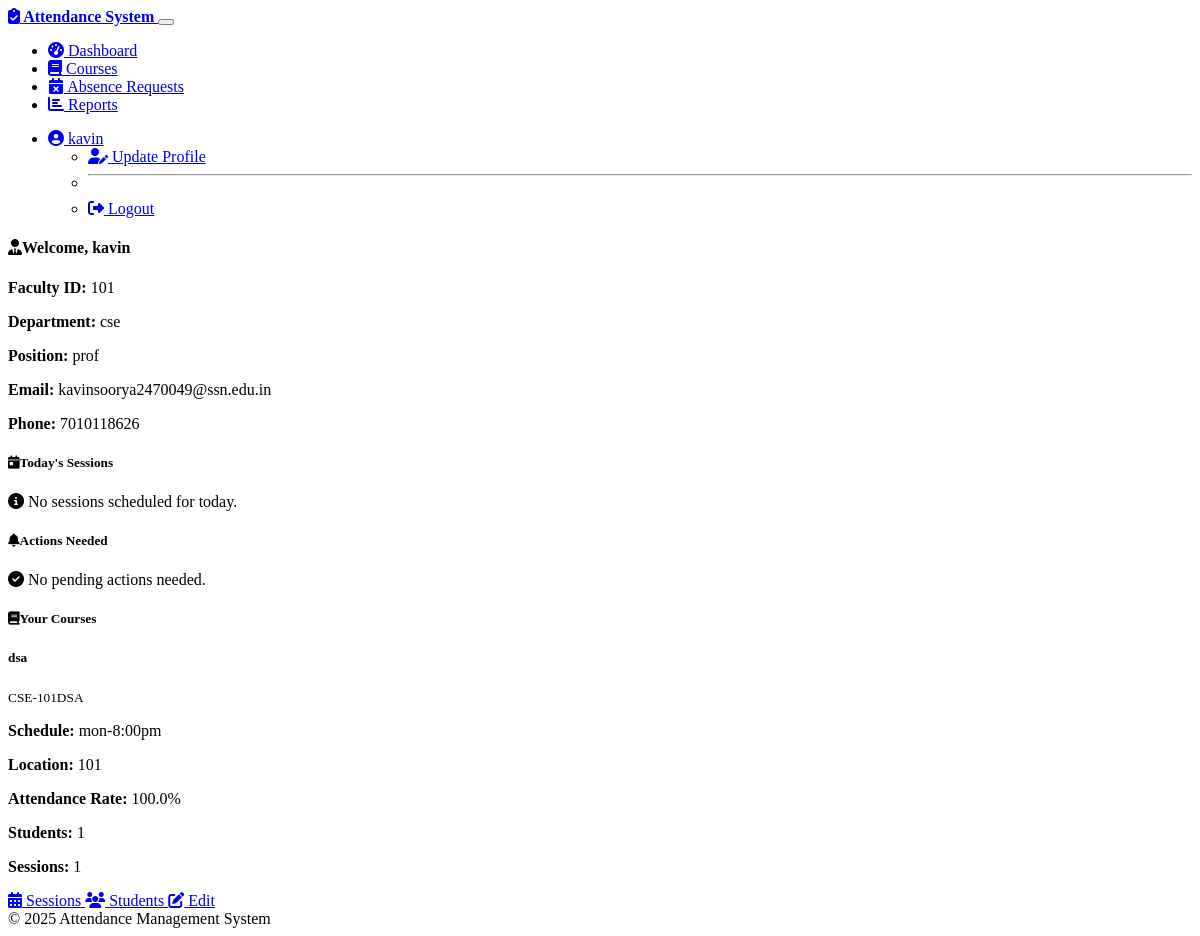
The page /faculty/dashboard (signed in) on the database its author committed.
### models.py (models this page shows, shortened)
class User(UserMixin, db.Model):
    id = db.Column(db.Integer, primary_key=True)
    username = db.Column(db.String(64), unique=True, nullable=False)
    email = db.Column(db.String(120), unique=True, nullable=False)
    password_hash = db.Column(db.String(256), nullable=False)
    user_type = db.Column(db.String(10), nullable=False)  # 'student' or 'faculty'
    student = db.relationship('Student', backref='user', uselist=False, cascade="all, delete-orphan")
    faculty = db.relationship('Faculty', backref='user', uselist=False, cascade="all, delete-orphan")

class Faculty(db.Model):
    id = db.Column(db.Integer, primary_key=True)
    user_id = db.Column(db.Integer, db.ForeignKey('user.id'), nullable=False)
    faculty_id = db.Column(db.String(20), unique=True, nullable=False)
    full_name = db.Column(db.String(100), nullable=False)
    department = db.Column(db.String(100), nullable=False)
    position = db.Column(db.String(100), nullable=False)
    phone = db.Column(db.String(15), nullable=True)
    courses = db.relationship('Course', backref='instructor', lazy=True, cascade="all, delete-orphan")

class Course(db.Model):
    id = db.Column(db.Integer, primary_key=True)
    course_code = db.Column(db.String(20), unique=True, nullable=False)
    title = db.Column(db.String(100), nullable=False)
    faculty_id = db.Column(db.Integer, db.ForeignKey('faculty.id'), nullable=False)
    schedule = db.Column(db.String(200), nullable=False)
    location = db.Column(db.String(100), nullable=False)
    description = db.Column(db.Text, nullable=True)
    min_attendance_percent = db.Column(db.Float, default=75.0, nullable=False)
    enrollments = db.relationship('CourseEnrollment', backref='course', lazy=True, cascade="all, delete-orphan")
    sessions = db.relationship('CourseSession', backref='course', lazy=True, cascade="all, delete-orphan")

### routes.py (the view)
    @app.route('/faculty/dashboard')
    @login_required
    def faculty_dashboard():
        if current_user.user_type != 'faculty':
            flash('Access denied', 'danger')
            return redirect(url_for('index'))
        faculty = Faculty.query.filter_by(user_id=current_user.id).first()
        if not faculty:
            return redirect(url_for('create_faculty_profile'))
        courses = Course.query.filter_by(faculty_id=faculty.id).all()
        today = date.today()
        today_sessions = CourseSession.query.join(Course).filter(
            Course.faculty_id == faculty.id,
            CourseSession.session_date == today
        ).order_by(CourseSession.start_time).all()
        pending_requests = AbsenceRequest.query.join(Course).filter(
            Course.faculty_id == faculty.id,
            AbsenceRequest.status == 'pending'
        ).count()
        course_stats = {}
        for course in courses:
            stats = get_attendance_stats(course.id)
            course_stats[course.id] = stats
        no_actions_needed = pending_requests == 0 and not any(course_stats[course.id]['below_threshold'] > 0 for course in courses)
        return render_template('faculty/dashboard.html',
                            faculty=faculty,
                            courses=courses,
                            today_sessions=today_sessions,
                            pending_requests=pending_requests,
                            course_stats=course_stats,
                            no_actions_needed=no_actions_needed)

### app.py (called while the page is built)
    @login_manager.user_loader
    def load_user(user_id):
        return User.query.get(int(user_id))

### templates/faculty/dashboard.html (shortened to what this page needs)
{% extends "base.html" %}
{% block content %}
<div class="row mb-4">
    <div class="col-md-12">
        <div class="card">
            <div class="card-header bg-primary text-white">
                <h4 class="mb-0"><i class="fas fa-user-tie me-2"></i>Welcome, {{ faculty.full_name }}</h4>
            </div>
            <div class="card-body">
                <div class="row">
                    <div class="col-md-6">
                        <p><strong>Faculty ID:</strong> {{ faculty.faculty_id }}</p>
                        <p><strong>Department:</strong> {{ faculty.department }}</p>
                        <p><strong>Position:</strong> {{ faculty.position }}</p>
                    </div>
                    <div class="col-md-6">
                        <p><strong>Email:</strong> {{ current_user.email }}</p>
                        <p><strong>Phone:</strong> {{ faculty.phone }}</p>
                    </div>
                </div>
            </div>
        </div>
    </div>
</div>
<div class="row mb-4">
    <div class="col-md-6">
        <div class="card h-100">
            <div class="card-header bg-info text-white">
                <h5 class="mb-0"><i class="fas fa-calendar-day me-2"></i>Today's Sessions</h5>
            </div>
            <div class="card-body">
                {% if today_sessions %}
                    <div class="list-group">
                        {% for session in today_sessions %}
                            <div class="list-group-item list-group-item-action">
                                <div class="d-flex justify-content-between">
                                    <h6 class="mb-1">{{ session.course.title }}</h6>
                                    <small>{{ session.start_time.strftime('%I:%M %p') }} - {{ session.end_time.strftime('%I:%M %p') }}</small>
                                </div>
                                <p class="mb-1">{{ session.title or 'Regular class' }}</p>
                                <small>Location: {{ session.course.location }}</small>
                                <div class="mt-2">
                                    <a href="{{ url_for('take_attendance', session_id=session.id) }}" class="btn btn-sm btn-primary">
                                        <i class="fas fa-clipboard-check me-1"></i> Take Attendance
                                    </a>
                                </div>
                            </div>
                        {% endfor %}
                    </div>
                {% else %}
                    <div class="alert alert-info">
                        <i class="fas fa-info-circle me-2"></i> No sessions scheduled for today.
                    </div>
                {% endif %}
            </div>
        </div>
    </div>
    <div class="col-md-6">
        <div class="card h-100">
            <div class="card-header bg-warning text-dark">
                <h5 class="mb-0"><i class="fas fa-bell me-2"></i>Actions Needed</h5>
            </div>
            <div class="card-body">
                <div class="list-group">
                    {% if no_actions_needed %}
                        <div class="alert alert-success">
                            <i class="fas fa-check-circle me-2"></i> No pending actions needed.
                        </div>
                    {% endif %}
                </div>
            </div>
        </div>
    </div>
</div>
<div class="row">
    <div class="col-md-12">
        <div class="card">
            <div class="card-header bg-success text-white">
                <h5 class="mb-0"><i class="fas fa-book me-2"></i>Your Courses</h5>
            </div>
            <div class="card-body">
                {% if courses %}
                    <div class="row">
                        {% for course in courses %}
                            <div class="col-md-6 col-lg-4 mb-3">
                                <div class="card h-100">
                                    <div class="card-header">
                                        <h5 class="mb-0">{{ course.title }}</h5>
                                        <small class="text-muted">{{ course.course_code }}</small>
                                    </div>
                                    <div class="card-body">
                                        <p><strong>Schedule:</strong> {{ course.schedule }}</p>
                                        <p><strong>Location:</strong> {{ course.location }}</p>
                                        <p><strong>Attendance Rate:</strong> {{ course_stats[course.id]['attendance_rate'] }}%</p>
                                        <p><strong>Students:</strong> {{ course_stats[course.id]['student_count'] }}</p>
                                        <p><strong>Sessions:</strong> {{ course_stats[course.id]['sessions_count'] }}</p>
                                    </div>
                                    <div class="card-footer">
                                        <div class="btn-group w-100">
                                            <a href="{{ url_for('course_sessions', course_id=course.id) }}" class="btn btn-sm btn-outline-primary">
                                                <i class="fas fa-calendar-alt me-1"></i> Sessions
                                            </a>
                                            <a href="{{ url_for('student_management', course_id=course.id) }}" class="btn btn-sm btn-outline-primary">
                                                <i class="fas fa-users me-1"></i> Students
                                            </a>
                                            <a href="{{ url_for('edit_course', course_id=course.id) }}" class="btn btn-sm btn-outline-primary">
                                                <i class="fas fa-edit me-1"></i> Edit
                                            </a>
                                        </div>
                                    </div>
                                </div>
                            </div>
                        {% endfor %}
                    </div>
                {% endif %}
            </div>
        </div>
    </div>
</div>
{% endblock %}

### templates/base.html (shortened to what this page needs)
<!DOCTYPE html>
<html lang="en" data-bs-theme="dark">
<head>
    <link rel="stylesheet" href="https://cdn.replit.com/agent/bootstrap-agent-dark-theme.min.css">
    <link rel="stylesheet" href="https://cdnjs.cloudflare.com/ajax/libs/font-awesome/6.4.0/css/all.min.css">
    <link rel="stylesheet" href="{{ url_for('static', filename='css/styles.css') }}">
</head>
<body>
    <nav class="navbar navbar-expand-lg navbar-dark bg-dark mb-4">
        <div class="container">
            <a class="navbar-brand" href="{{ url_for('index') }}">
                <i class="fas fa-clipboard-check me-2"></i>
                Attendance System
            </a>
            <button class="navbar-toggler" type="button" data-bs-toggle="collapse" data-bs-target="#navbarNav"
                    aria-controls="navbarNav" aria-expanded="false" aria-label="Toggle navigation">
            </button>
            <div class="collapse navbar-collapse" id="navbarNav">
                <ul class="navbar-nav">
                    {% if current_user.is_authenticated %}
                        {% if current_user.user_type == 'student' %}
                            <li class="nav-item">
                                <a class="nav-link {% if request.endpoint == 'student_dashboard' %}active{% endif %}"
                                   href="{{ url_for('student_dashboard') }}">
                                    <i class="fas fa-tachometer-alt me-1"></i> Dashboard
                                </a>
                            </li>
                            <li class="nav-item">
                                <a class="nav-link {% if request.endpoint == 'view_absence_requests' %}active{% endif %}"
                                   href="{{ url_for('view_absence_requests') }}">
                                    <i class="fas fa-calendar-times me-1"></i> Absence Requests
                                </a>
                            </li>
                        {% elif current_user.user_type == 'faculty' %}
                            <li class="nav-item">
                                <a class="nav-link {% if request.endpoint == 'faculty_dashboard' %}active{% endif %}"
                                   href="{{ url_for('faculty_dashboard') }}">
                                    <i class="fas fa-tachometer-alt me-1"></i> Dashboard
                                </a>
                            </li>
                            <li class="nav-item">
                                <a class="nav-link {% if request.endpoint == 'course_management' %}active{% endif %}"
                                   href="{{ url_for('course_management') }}">
                                    <i class="fas fa-book me-1"></i> Courses
                                </a>
                            </li>
                            <li class="nav-item">
                                <a class="nav-link {% if request.endpoint == 'faculty_absence_requests' %}active{% endif %}"
                                   href="{{ url_for('faculty_absence_requests') }}">
                                    <i class="fas fa-calendar-times me-1"></i> Absence Requests
                                </a>
                            </li>
                            <li class="nav-item">
                                <a class="nav-link {% if request.endpoint == 'attendance_reports' %}active{% endif %}"
                                   href="{{ url_for('attendance_reports') }}">
                                    <i class="fas fa-chart-bar me-1"></i> Reports
                                </a>
                            </li>
                        {% endif %}
                    {% endif %}
                </ul>
                <ul class="navbar-nav ms-auto">
                    {% if current_user.is_authenticated %}
                        <li class="nav-item dropdown">
                            <a class="nav-link dropdown-toggle" href="#" id="navbarDropdown" role="button"
                               data-bs-toggle="dropdown" aria-expanded="false">
                                <i class="fas fa-user-circle me-1"></i>
                                {{ current_user.username }}
                            </a>
                            <ul class="dropdown-menu dropdown-menu-end" aria-labelledby="navbarDropdown">
                                <li>
                                    <a class="dropdown-item" href="{{ url_for('update_profile') }}">
                                        <i class="fas fa-user-edit me-1"></i> Update Profile
                                    </a>
                                </li>
                                <li>
                                    <hr class="dropdown-divider">
                                </li>
                                <li>
                                    <a class="dropdown-item" href="{{ url_for('logout') }}">
                                        <i class="fas fa-sign-out-alt me-1"></i> Logout
                                    </a>
                                </li>
                            </ul>
                        </li>
                    {% endif %}
                </ul>
            </div>
        </div>
    </nav>
    <div class="container mb-4">
        {% block content %}{% endblock %}
    </div>
    <footer class="footer mt-auto py-3 bg-dark">
        <div class="container text-center">
            <span class="text-muted">&copy; 2025 Attendance Management System</span>
        </div>
    </footer>
</body>
</html>

### static/css/styles.css (style rules this page uses)
.navbar-brand { font-weight: 600; }
.card-header { font-weight: 500; }

### rows shown on the page
User: username "kavin", email "kavinsoorya2470049@ssn.edu.in"
Faculty: full_name "kavin", faculty_id "101", department "cse", position "prof", phone "7010118626"
Course: title "dsa", course_code "CSE-101DSA", schedule "mon-8:00pm", location "101", course_stats "100.0", id "1"
